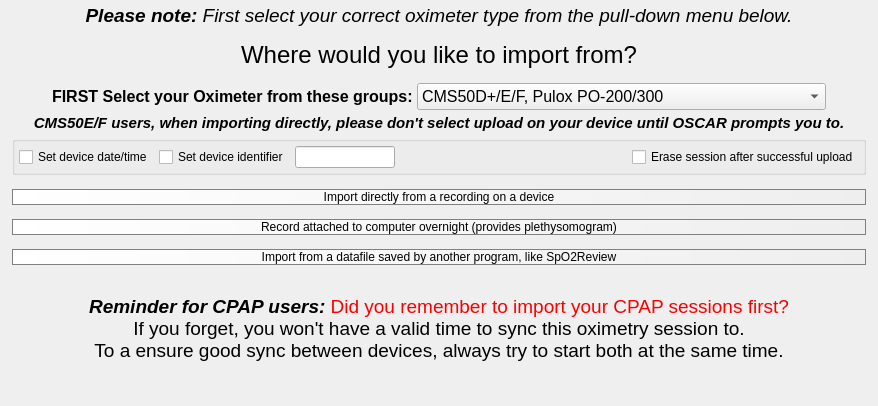
       <widget class="QWidget" name="importSelectionPage">
        <property name="styleSheet">
         <string notr="true">QPushButton {
background: qlineargradient( x1:0 y1:0, x2:1 y2:0, stop:0 white, stop:1 #eeeeee);
border: 1px solid gray; border-radius: 10px;
}

QPushButton:hover {
border: 2px solid #56789a; border-radius: 10px;
background: white;
}

QPushButton:pressed {
border: 2px solid #56789a; border-radius: 10px;
background: qlineargradient( x1:0 y1:0, x2:1 y2:0, stop:0 white, stop:1 #cccccc);
}</string>
        </property>
        <layout class="QVBoxLayout" name="verticalLayout_6">
         <property name="spacing">
          <number>4</number>
         </property>
         <property name="leftMargin">
          <number>12</number>
         </property>
         <property name="topMargin">
          <number>4</number>
         </property>
         <property name="rightMargin">
          <number>12</number>
         </property>
         <property name="bottomMargin">
          <number>4</number>
         </property>
         <item>
          <widget class="QLabel" name="label_3">
           <property name="sizePolicy">
            <sizepolicy hsizetype="Preferred" vsizetype="Minimum">
             <horstretch>0</horstretch>
             <verstretch>0</verstretch>
            </sizepolicy>
           </property>
           <property name="font">
            <font>
             <pointsize>14</pointsize>
            </font>
           </property>
           <property name="text">
            <string>&lt;html&gt;&lt;head/&gt;&lt;body&gt;&lt;p&gt;&lt;span style=&quot; font-weight:600; font-style:italic;&quot;&gt;Please note: &lt;/span&gt;&lt;span style=&quot; font-style:italic;&quot;&gt;First select your correct oximeter type from the pull-down menu below.&lt;/span&gt;&lt;/p&gt;&lt;/body&gt;&lt;/html&gt;</string>
           </property>
           <property name="alignment">
            <set>Qt::AlignHCenter|Qt::AlignTop</set>
           </property>
           <property name="wordWrap">
            <bool>true</bool>
           </property>
          </widget>
         </item>
         <item>
          <spacer name="verticalSpacer_10">
           <property name="orientation">
            <enum>Qt::Vertical</enum>
           </property>
           <property name="sizeType">
            <enum>QSizePolicy::Fixed</enum>
           </property>
           <property name="sizeHint" stdset="0">
            <size>
             <width>0</width>
             <height>10</height>
            </size>
           </property>
          </spacer>
         </item>
         <item>
          <widget class="QLabel" name="label">
           <property name="sizePolicy">
            <sizepolicy hsizetype="Preferred" vsizetype="Minimum">
             <horstretch>0</horstretch>
             <verstretch>0</verstretch>
            </sizepolicy>
           </property>
           <property name="font">
            <font>
             <pointsize>18</pointsize>
            </font>
           </property>
           <property name="frameShape">
            <enum>QFrame::NoFrame</enum>
           </property>
           <property name="text">
            <string>Where would you like to import from?</string>
           </property>
           <property name="alignment">
            <set>Qt::AlignCenter</set>
           </property>
          </widget>
         </item>
         <item>
          <spacer name="verticalSpacer_6">
           <property name="orientation">
            <enum>Qt::Vertical</enum>
           </property>
           <property name="sizeType">
            <enum>QSizePolicy::Fixed</enum>
           </property>
           <property name="sizeHint" stdset="0">
            <size>
             <width>20</width>
             <height>10</height>
            </size>
           </property>
          </spacer>
         </item>
         <item>
          <layout class="QHBoxLayout" name="horizontalLayout_4">
           <property name="topMargin">
            <number>0</number>
           </property>
           <item>
            <spacer name="horizontalSpacer_6">
             <property name="orientation">
              <enum>Qt::Horizontal</enum>
             </property>
             <property name="sizeHint" stdset="0">
              <size>
               <width>40</width>
               <height>20</height>
              </size>
             </property>
            </spacer>
           </item>
           <item>
            <widget class="QLabel" name="label_13">
             <property name="text">
              <string>&lt;html&gt;&lt;head/&gt;&lt;body&gt;&lt;p&gt;&lt;span style=&quot; font-size:12pt; font-weight:700;&quot;&gt;FIRST Select your Oximeter from these groups:&lt;/span&gt;&lt;/p&gt;&lt;/body&gt;&lt;/html&gt;</string>
             </property>
            </widget>
           </item>
           <item>
            <widget class="QComboBox" name="oximeterType">
             <property name="font">
              <font>
               <pointsize>12</pointsize>
              </font>
             </property>
             <property name="sizeAdjustPolicy">
              <enum>QComboBox::AdjustToContents</enum>
             </property>
             <item>
              <property name="text">
               <string notr="true">CMS50D+/E/F, Pulox PO-200/300</string>
              </property>
             </item>
             <item>
              <property name="text">
               <string notr="true">CMS50Fv3.7+/H/I, CMS50D+v4.6, Pulox PO-400/500</string>
              </property>
             </item>
             <item>
              <property name="text">
               <string notr="true">ChoiceMMed MD300W1</string>
              </property>
             </item>
            </widget>
           </item>
           <item>
            <spacer name="horizontalSpacer_5">
             <property name="orientation">
              <enum>Qt::Horizontal</enum>
             </property>
             <property name="sizeHint" stdset="0">
              <size>
               <width>40</width>
               <height>20</height>
              </size>
             </property>
            </spacer>
           </item>
          </layout>
         </item>
         <item>
          <widget class="QLabel" name="oldCMS50specific">
           <property name="sizePolicy">
            <sizepolicy hsizetype="Preferred" vsizetype="Minimum">
             <horstretch>0</horstretch>
             <verstretch>0</verstretch>
            </sizepolicy>
           </property>
           <property name="font">
            <font>
             <pointsize>11</pointsize>
             <italic>true</italic>
             <bold>true</bold>
            </font>
           </property>
           <property name="text">
            <string>CMS50E/F users, when importing directly, please don't select upload on your device until OSCAR prompts you to.</string>
           </property>
           <property name="alignment">
            <set>Qt::AlignCenter</set>
           </property>
          </widget>
         </item>
         <item>
          <widget class="QGroupBox" name="newCMS50settingsPanel">
           <property name="sizePolicy">
            <sizepolicy hsizetype="Preferred" vsizetype="Minimum">
             <horstretch>0</horstretch>
             <verstretch>0</verstretch>
            </sizepolicy>
           </property>
           <property name="mouseTracking">
            <bool>true</bool>
           </property>
           <property name="title">
            <string/>
           </property>
           <layout class="QHBoxLayout" name="horizontalLayout_6">
            <property name="leftMargin">
             <number>4</number>
            </property>
            <property name="topMargin">
             <number>4</number>
            </property>
            <property name="rightMargin">
             <number>4</number>
            </property>
            <property name="bottomMargin">
             <number>4</number>
            </property>
            <item>
             <widget class="QCheckBox" name="cms50SyncTime">
              <property name="toolTip">
               <string>&lt;html&gt;&lt;head/&gt;&lt;body&gt;&lt;p&gt;If enabled, OSCAR will automatically reset your CMS50's internal clock using your computers current time.&lt;/p&gt;&lt;/body&gt;&lt;/html&gt;</string>
              </property>
              <property name="text">
               <string>Set device date/time</string>
              </property>
             </widget>
            </item>
            <item>
             <widget class="QCheckBox" name="cms50CheckName">
              <property name="toolTip">
               <string>&lt;html&gt;&lt;head/&gt;&lt;body&gt;&lt;p&gt;Check to enable updating the device identifier next import, which is useful for those who have multiple oximeters lying around.&lt;/p&gt;&lt;/body&gt;&lt;/html&gt;</string>
              </property>
              <property name="text">
               <string>Set device identifier</string>
              </property>
             </widget>
            </item>
            <item>
             <widget class="QLineEdit" name="cms50DeviceName">
              <property name="sizePolicy">
               <sizepolicy hsizetype="Expanding" vsizetype="Minimum">
                <horstretch>0</horstretch>
                <verstretch>0</verstretch>
               </sizepolicy>
              </property>
              <property name="maximumSize">
               <size>
                <width>100</width>
                <height>16777215</height>
               </size>
              </property>
              <property name="toolTip">
               <string>&lt;html&gt;&lt;head/&gt;&lt;body&gt;&lt;p&gt;Here you can enter a 7 character name for this oximeter.&lt;/p&gt;&lt;/body&gt;&lt;/html&gt;</string>
              </property>
              <property name="inputMask">
               <string notr="true">nnnnnnn</string>
              </property>
              <property name="text">
               <string notr="true"/>
              </property>
              <property name="frame">
               <bool>true</bool>
              </property>
              <property name="cursorPosition">
               <number>7</number>
              </property>
              <property name="placeholderText">
               <string notr="true"/>
              </property>
              <property name="cursorMoveStyle">
               <enum>Qt::LogicalMoveStyle</enum>
              </property>
              <property name="clearButtonEnabled">
               <bool>false</bool>
              </property>
             </widget>
            </item>
            <item>
             <spacer name="horizontalSpacer_11">
              <property name="orientation">
               <enum>Qt::Horizontal</enum>
              </property>
              <property name="sizeHint" stdset="0">
               <size>
                <width>40</width>
                <height>20</height>
               </size>
              </property>
             </spacer>
            </item>
            <item>
             <widget class="QCheckBox" name="cms50EraseAfterwards">
              <property name="toolTip">
               <string>&lt;html&gt;&lt;head/&gt;&lt;body&gt;&lt;p&gt;This option will erase the imported session from your oximeter after import has completed. &lt;/p&gt;&lt;p&gt;Use with caution,  because if something goes wrong before OSCAR saves your session, you can't get it back.&lt;/p&gt;&lt;/body&gt;&lt;/html&gt;</string>
              </property>
              <property name="text">
               <string>Erase session after successful upload</string>
              </property>
             </widget>
            </item>
           </layout>
          </widget>
         </item>
         <item>
          <spacer name="verticalSpacer_8">
           <property name="orientation">
            <enum>Qt::Vertical</enum>
           </property>
           <property name="sizeType">
            <enum>QSizePolicy::Fixed</enum>
           </property>
           <property name="sizeHint" stdset="0">
            <size>
             <width>20</width>
             <height>10</height>
            </size>
           </property>
          </spacer>
         </item>
         <item>
          <widget class="QPushButton" name="directImportButton">
           <property name="toolTip">
            <string>&lt;html&gt;&lt;head/&gt;&lt;body&gt;&lt;p&gt;This option allows you to import (via cable) from your oximeters internal recordings.&lt;/p&gt;&lt;p&gt;After selecting on this option, old Contec oximeters will require you to use the device's menu to initiate the upload.&lt;/p&gt;&lt;/body&gt;&lt;/html&gt;</string>
           </property>
           <property name="styleSheet">
            <string notr="true"/>
           </property>
           <property name="text">
            <string>Import directly from a recording on a device</string>
           </property>
           <property name="icon">
            <iconset resource="Resources.qrc">
             <normaloff>:/icons/oximeter.png</normaloff>:/icons/oximeter.png</iconset>
           </property>
           <property name="iconSize">
            <size>
             <width>64</width>
             <height>64</height>
            </size>
           </property>
           <property name="autoDefault">
            <bool>false</bool>
           </property>
          </widget>
         </item>
         <item>
          <spacer name="verticalSpacer_2">
           <property name="orientation">
            <enum>Qt::Vertical</enum>
           </property>
           <property name="sizeType">
            <enum>QSizePolicy::Fixed</enum>
           </property>
           <property name="sizeHint" stdset="0">
            <size>
             <width>20</width>
             <height>10</height>
            </size>
           </property>
          </spacer>
         </item>
         <item>
          <widget class="QPushButton" name="liveImportButton">
           <property name="toolTip">
            <string>&lt;html&gt;&lt;head/&gt;&lt;body&gt;&lt;p&gt;If you don't mind a being attached to a running computer overnight, this option provide a useful plethysomogram graph, which gives an indication of heart rhythm, on top of the normal oximetry readings.&lt;/p&gt;&lt;/body&gt;&lt;/html&gt;</string>
           </property>
           <property name="styleSheet">
            <string notr="true"/>
           </property>
           <property name="text">
            <string>Record attached to computer overnight (provides plethysomogram)</string>
           </property>
           <property name="icon">
            <iconset resource="Resources.qrc">
             <normaloff>:/icons/cms50f.png</normaloff>:/icons/cms50f.png</iconset>
           </property>
           <property name="iconSize">
            <size>
             <width>64</width>
             <height>64</height>
            </size>
           </property>
          </widget>
         </item>
         <item>
          <spacer name="verticalSpacer_5">
           <property name="orientation">
            <enum>Qt::Vertical</enum>
           </property>
           <property name="sizeType">
            <enum>QSizePolicy::Fixed</enum>
           </property>
           <property name="sizeHint" stdset="0">
            <size>
             <width>20</width>
             <height>10</height>
            </size>
           </property>
          </spacer>
         </item>
         <item>
          <widget class="QPushButton" name="fileImportButton">
           <property name="toolTip">
            <string>&lt;html&gt;&lt;head/&gt;&lt;body&gt;&lt;p&gt;This option allows you to import from data files created by software that came with your Pulse Oximeter, such as SpO2Review.&lt;/p&gt;&lt;/body&gt;&lt;/html&gt;</string>
           </property>
           <property name="styleSheet">
            <string notr="true"/>
           </property>
           <property name="text">
            <string>Import from a datafile saved by another program, like SpO2Review</string>
           </property>
           <property name="icon">
            <iconset resource="Resources.qrc">
             <normaloff>:/icons/save.png</normaloff>:/icons/save.png</iconset>
           </property>
           <property name="iconSize">
            <size>
             <width>64</width>
             <height>64</height>
            </size>
           </property>
           <property name="autoDefault">
            <bool>false</bool>
           </property>
           <property name="flat">
            <bool>false</bool>
           </property>
          </widget>
         </item>
         <item>
          <spacer name="verticalSpacer_9">
           <property name="orientation">
            <enum>Qt::Vertical</enum>
           </property>
           <property name="sizeType">
            <enum>QSizePolicy::Expanding</enum>
           </property>
           <property name="sizeHint" stdset="0">
            <size>
             <width>20</width>
             <height>20</height>
            </size>
           </property>
          </spacer>
         </item>
         <item>
          <widget class="QLabel" name="label_6">
           <property name="font">
            <font>
             <pointsize>14</pointsize>
            </font>
           </property>
           <property name="text">
            <string>&lt;html&gt;&lt;head/&gt;&lt;body&gt;&lt;p&gt;&lt;span style=&quot; font-weight:600; font-style:italic;&quot;&gt;Reminder for CPAP users: &lt;/span&gt;&lt;span style=&quot; color:#fb0000;&quot;&gt;Did you remember to import your CPAP sessions first?&lt;br/&gt;&lt;/span&gt;If you forget, you won't have a valid time to sync this oximetry session to.&lt;br/&gt;To a ensure good sync between devices, always try to start both at the same time.&lt;/p&gt;&lt;/body&gt;&lt;/html&gt;</string>
           </property>
           <property name="alignment">
            <set>Qt::AlignHCenter|Qt::AlignTop</set>
           </property>
           <property name="wordWrap">
            <bool>true</bool>
           </property>
          </widget>
         </item>
         <item>
          <spacer name="verticalSpacer_4">
           <property name="orientation">
            <enum>Qt::Vertical</enum>
           </property>
           <property name="sizeHint" stdset="0">
            <size>
             <width>20</width>
             <height>40</height>
            </size>
           </property>
          </spacer>
         </item>
        </layout>
       </widget>
